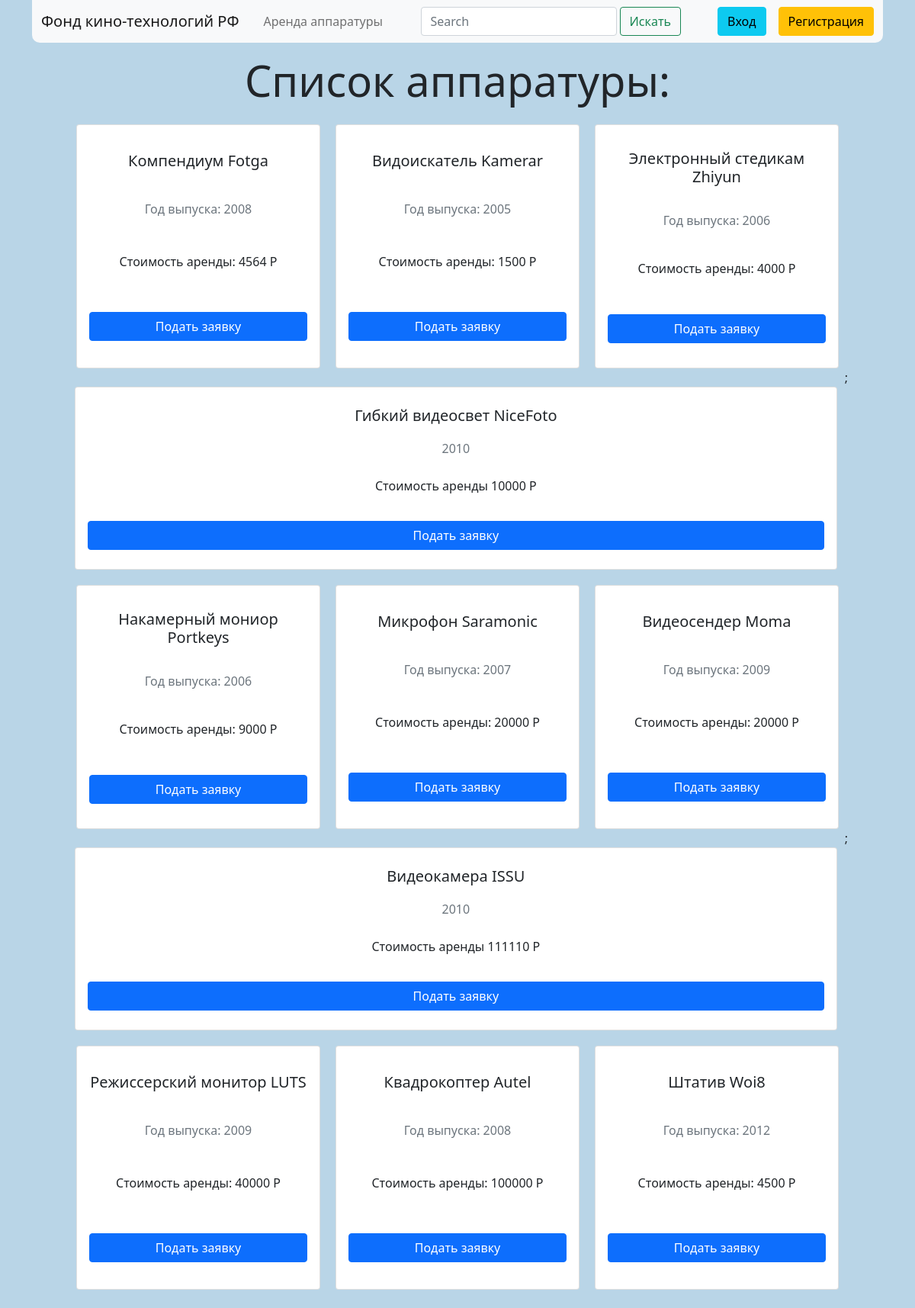
The app's page /showDevice.php with its own data.
### req/getdevices.php (the view)
<?
	$res=$conn->query("SELECT * FROM `аппаратура`");
$i=1;
while($row=$res->fetch_assoc()){
	if($i%4):?>
	<hr><form class="card mt-3 " style="width: 20rem;height:20rem;" action="req/rentReq.php" method="POST">
				<div class="card-body d-flex flex-column justify-content-around text-center">
					<h5 class="card-title "><? echo $row['Наименование'];?></h5>
					<h6 class="card-subtitle mb-2 text-muted">Год выпуска: <? echo $row['Год_выпуска'];?></h6>
					<p class="card-text">Стоимость аренды: <? echo $row['Стоимость_аренды'];?> Р</p>
					<button type="submit" name="d_id" class="btn btn-primary" <? if($_SESSION['user_id']=="admin"): echo "disabled";endif;?> value="<? echo $row['ID_аппаратуры'];?>">Подать заявку</button>
				</div>
			</form><hr>
	<?else:?>
		<hr><form class="card mt-4 mb-1 card-row" style="width: 62.5rem;height:15rem;" action="req/rentReq.php" method="POST">
				<div class="card-body d-flex flex-column justify-content-around text-center">
				<h5 class="card-title "><? echo $row['Наименование'];?></h5>
				<h6 class="card-subtitle mb-2 text-muted"><? echo $row['Год_выпуска'];?></h6>
				<p class="card-text">Стоимость аренды <? echo $row['Стоимость_аренды'];?> Р</p>
				<button type="submit" name="d_id" class="btn btn-primary" <? if($_SESSION['user_id']=="admin"): echo "disabled";endif;?> value="<? echo $row['ID_аппаратуры'];?>">Подать заявку</button>
				</div>
			</form><hr>;
	<?endif;
		$i+=1;
	}
		?>

### css/style.css (style rules this page uses)
body { background-color: rgb(185, 213, 231); }
.card { margin-left: 10px; margin-right: 10px; }
.card-body { height: 100%; transition: .3s; }

### records on screen
аппаратура: Наименование "Компендиум Fotga", Год_выпуска "2008", Стоимость_аренды "4564", $row['ID_аппаратуры'] 11.5 (drawn)
аппаратура: Наименование "Видоискатель Kamerar", Год_выпуска "2005", Стоимость_аренды "1500", $row['ID_аппаратуры'] 12.7 (drawn)
аппаратура: Наименование "Электронный стедикам Zhiyun", Год_выпуска "2006", Стоимость_аренды "4000", $row['ID_аппаратуры'] 12.8 (drawn)
аппаратура: Наименование "Гибкий видеосвет NiceFoto", Год_выпуска "2010", Стоимость_аренды "10000", $row['ID_аппаратуры'] 12.9 (drawn)
аппаратура: Наименование "Накамерный мониор Portkeys", Год_выпуска "2006", Стоимость_аренды "9000", $row['ID_аппаратуры'] 13.1 (drawn)
аппаратура: Наименование "Микрофон Saramonic", Год_выпуска "2007", Стоимость_аренды "20000", $row['ID_аппаратуры'] 13.3 (drawn)
аппаратура: Наименование "Видеосендер Moma", Год_выпуска "2009", Стоимость_аренды "20000", $row['ID_аппаратуры'] 13.4 (drawn)
аппаратура: Наименование "Видеокамера ISSU", Год_выпуска "2010", Стоимость_аренды "111110", $row['ID_аппаратуры'] 13.8 (drawn)
аппаратура: Наименование "Режиссерский монитор LUTS", Год_выпуска "2009", Стоимость_аренды "40000", $row['ID_аппаратуры'] 13.9 (drawn)
аппаратура: Наименование "Квадрокоптер Autel", Год_выпуска "2008", Стоимость_аренды "100000", $row['ID_аппаратуры'] 14.1 (drawn)
аппаратура: Наименование "Штатив Woi8", Год_выпуска "2012", Стоимость_аренды "4500", $row['ID_аппаратуры'] 8907 (drawn)
